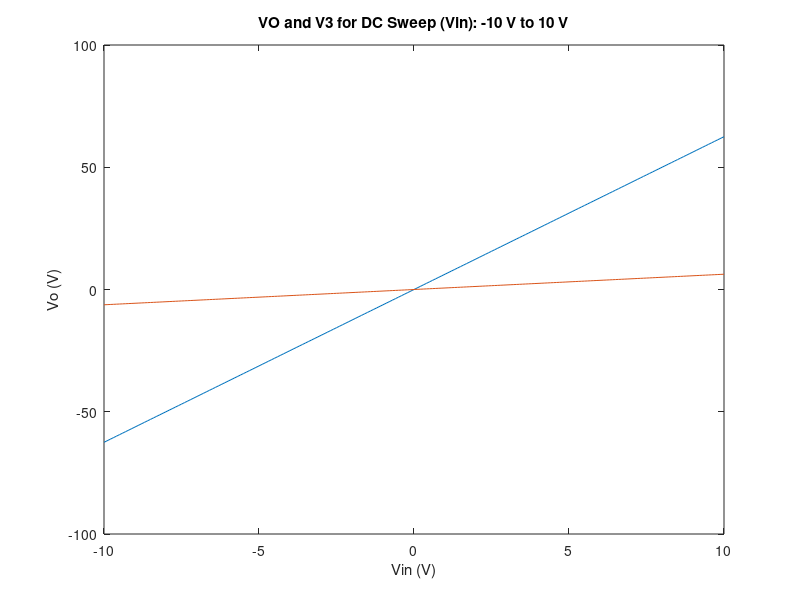
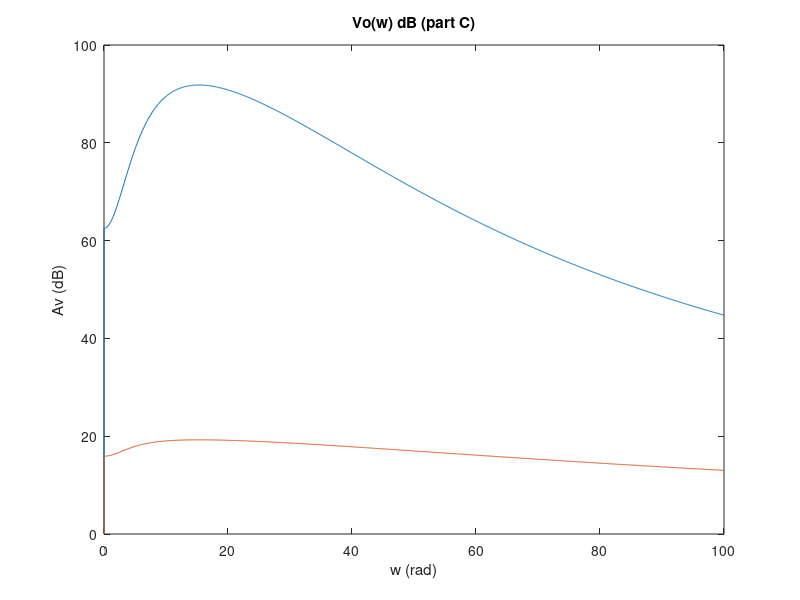

Source code (MATLAB) for these figures, in order: (Note: this script raises an error after producing the figures.)
clc
set(0,'DefaultFigureWindowStyle','docked')

G = zeros(6, 6); 

%Resistances:
R1 = 1;
R2 = 2;
R3 = 10;
R4 = 0.1; 
R0 = 1000; 

%Conductances:
G1 = 1/R1;
G2 = 1/R2;
G3 = 1/R3;
G4 = 1/R4;
G0 = 1/R0;

%Additional Parameters:
a = 100;
Cval = 0.25;
L = 0.2;
vi = zeros(100, 1);
vo = zeros(100, 1);
v3 = zeros(100, 1);

G(1, 1) = 1;                                        
G(2, 1) = G1; G(2, 2) = -(G1 + G2); G(2, 6) = -1;   
G(3 ,3) = -G3; G(3, 6) = 1;                       
G(4, 3) = -a*G3; G(4, 4) = 1;                        
G(5, 5) = -(G4+G0); G(5, 4) = G4;   
G(6, 2) = -1; G(6, 3) = 1;                


C = zeros(6, 6);

C(2, 1) = Cval; C(2, 2) = -Cval;
C(6, 6) = L;

F = zeros(6, 1);
v = 0;

for vin = -10:0.1:10
    v = v + 1;
    F(1) = vin;
    
    Vm = G\F;
    vi(v) = vin;
    vo(v) = Vm(5);
    v3(v) = Vm(3);
    %v = v + 1;
end


figure(1)
plot(vi, vo);
hold on;
plot(vi, v3);
title('VO and V3 for DC Sweep (Vin): -10 V to 10 V');
xlabel('Vin (V)')
ylabel('Vo (V)')


vo2 = zeros(1000, 1); 
W = zeros(1000, 1);

Avlog = zeros(1000, 1);

for freq = linspace(0, 100, 1000)
    v = v+1;
    Vm2 = (G+1j*freq*C)\F;
    W(v) = freq;
    vo2(v) = norm(Vm2(5));
    
    Avlog(v) = 20*log10(norm(Vm2(5))/10);
end 
    
figure(3)
plot(W, vo2)
hold on;
plot(W, Avlog)

title('Vo(w) dB (part C)')
xlabel('w (rad)')
ylabel('Av (dB)')


w = pi;
CC = zeros(1000,1);
GG = zeros(1000,1);

for i = 1:1000
    crand = Cval + 0.05*randn();
    C(2, 1) = crand; 
    C(2, 2) = -crand;
    C(3, 3) = L;
    Vm3 = (G+(1i*w*C))\F;
    CC(i) = crand;
    GG(i) = 20*log10(abs(Vm3(5))/10);
end

figure(4)
histogram(CC)
figure(5)
hist(GG)